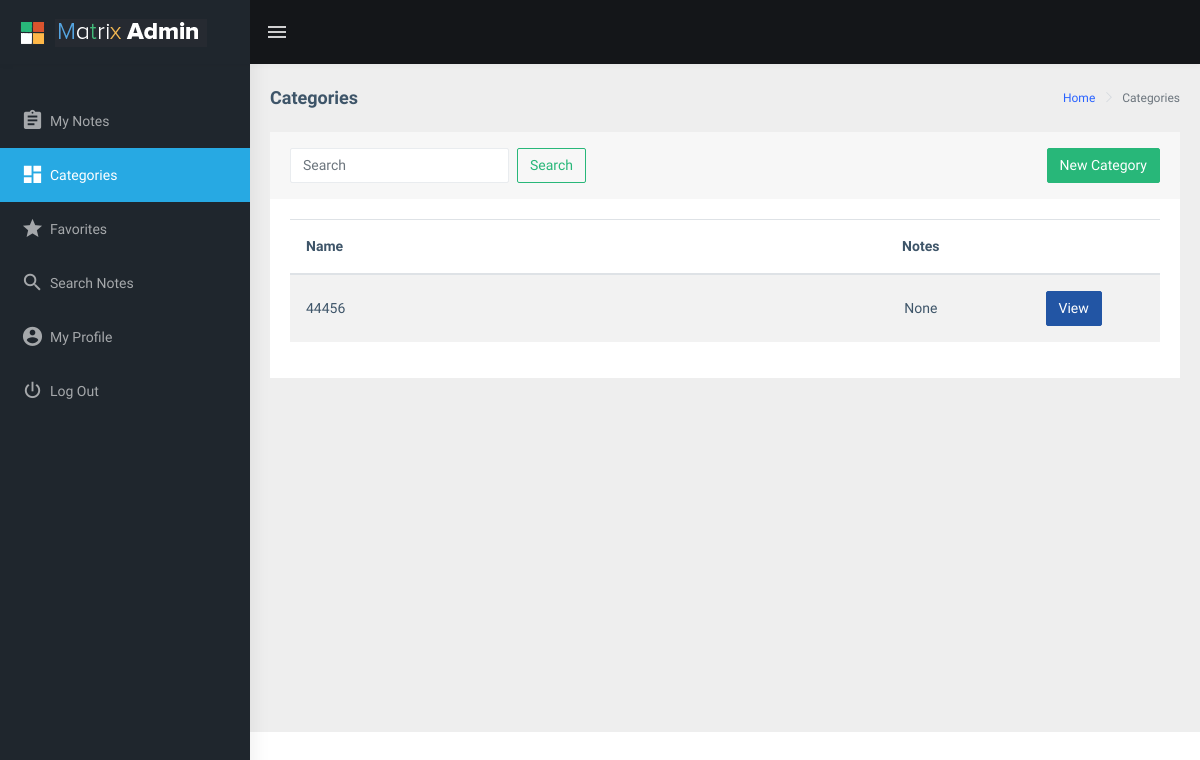
Before: /categories/ (signed in) with the older database file.
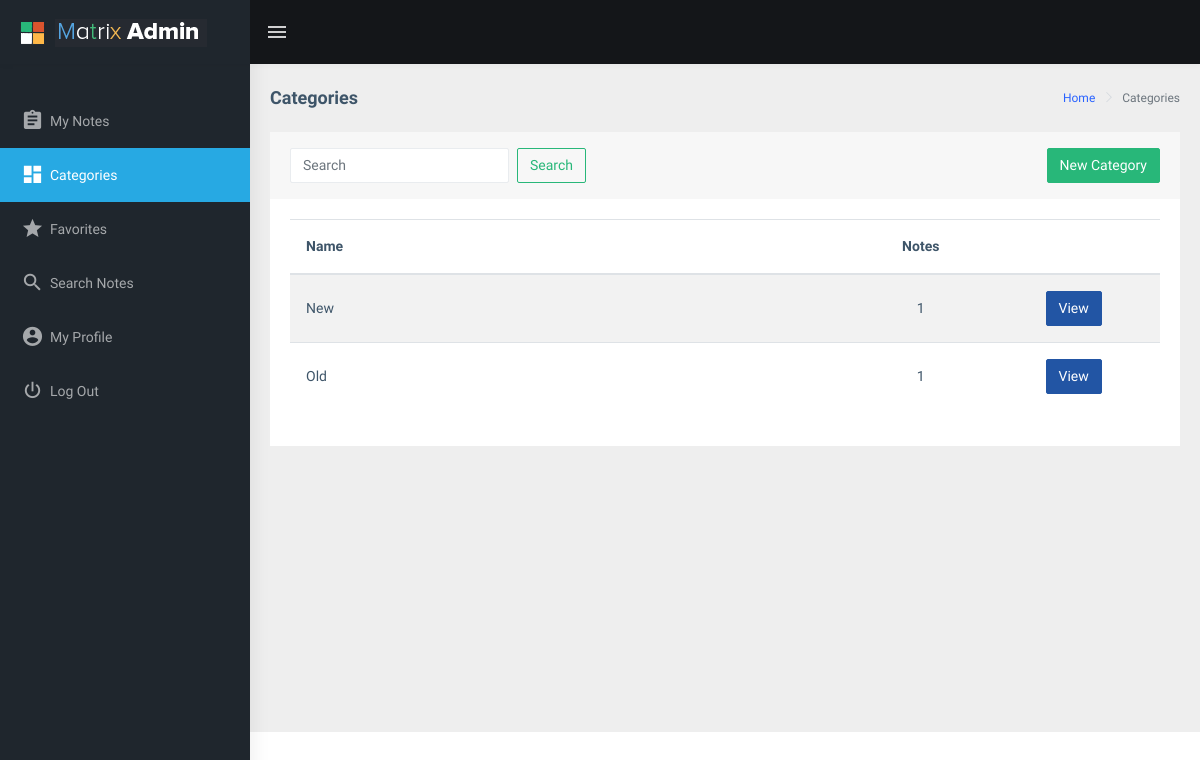
After: the same page with the newer database file.
### main/models.py (models this page shows, shortened)
class Categories(models.Model):
    user = models.ForeignKey(User, on_delete=models.CASCADE)
    name = models.CharField(max_length=30)

### main/views/categories.py (the view)
# urls.py: path('categories/', views.ManageCategories.as_view(), name="Categories"),
class ManageCategories(LoginRequiredMixin, ListView):
    template_name = "main/categories/manage_categories.html"
    paginate_by = 10
    model = Categories
    def get_queryset(self):
        search_text = self.request.GET.get('search_text')
        if search_text and search_text != "":
            object_list = self.model.objects.filter(Q(name__contains=search_text)).order_by('id')
        else:
            object_list = self.model.objects.all().order_by('id')
        categories = []
        for obj in object_list:
            notes_count = Notes.objects.filter(category=obj).count()
            categories.append({"categories": obj, "notes_count": notes_count})
        return categories

### main/templates/main/categories/manage_categories.html
{% extends 'main/base.html' %}
{% load static %}
{% block content %}
<div class="page-wrapper">
    <div class="page-breadcrumb">
        <div class="row">
            <div class="col-12 d-flex no-block align-items-center">
                <h4 class="page-title">Categories</h4>
                <div class="ml-auto text-right">
                    <nav aria-label="breadcrumb">
                        <ol class="breadcrumb">
                            <li class="breadcrumb-item"><a href="{% url 'main:Notes' %}">Home</a></li>
                            <li class="breadcrumb-item active" aria-current="page">Categories</li>
                        </ol>
                    </nav>
                </div>
            </div>
        </div>
    </div>
    <div class="container-fluid">
        <div class="row">
            <div class="col-12">
                <div class="card">
                    <div class="card-header d-flex justify-content-between">
                        <form action="{% url 'main:Categories' %}" method="GET" class="form-inline my-2 my-lg-1">
                            <input class="form-control mr-sm-2" name="search_text" type="search" placeholder="Search">
                            <button class="btn btn-outline-success my-2 my-sm-0" type="submit">Search</button>
                        </form>
                        <div class="form-inline my-2 my-lg-1">
                            <a class="btn btn-success" href="{% url 'main:New_Category' %}">New Category</a>
                        </div>
                    </div>
                    <div class="card-body">
                        <table class="table table-striped">
                            {% if not object_list %}
                                <tbody>
                                    <tr>
                                        <td class="text-center">
                                            <div class="pb-3 pt-4">
                                                <h2>No Categories Found</h2>
                                                <p><small>Add a Category by Clicking the Button "New Category"</small></p>
                                            </div>
                                        </td>
                                    </tr>
                                </tbody>
                            {% else %}
                                <thead>
                                    <tr>
                                        <th class="font-weight-bold" width="60%">Name</th>
                                        <th width="25%" class="font-weight-bold text-center">Notes</th>
                                        <th width="15%"></th>
                                    </tr>
                                </thead>
                                <tbody>
                                    {% for category in object_list %}
                                        <tr>
                                            <td style="vertical-align: middle;">{{ category.categories.name }}</td>
                                            <td style="vertical-align: middle;" class="text-center">{% if category.notes_count == 0 %} None {% else %} {{ category.notes_count }} {% endif %} </td>
                                            <td style="vertical-align: middle;"><a class="btn btn-info text-white" href="{% url 'main:View_Category' id=category.categories.id %}">View</a></td>
                                        </tr>
                                    {% endfor %}
                                </tbody>
                            {% endif %}
                        </table>
                    </div>
                </div>
            </div>
        </div>
    </div>
</div>
{% endblock %}

### main/templates/main/base.html (shortened to what this page needs)
<!DOCTYPE html>
<html dir="ltr" lang="en">
<head>
    {% load static %}
    <link href="{% static 'main/assets/libs/flot/css/float-chart.css' %}" rel="stylesheet">
    <link href="{% static 'main/dist/css/style.min.css' %}" rel="stylesheet">
    <link rel="stylesheet" type="text/css" href="{% static 'main/assets/libs/select2/dist/css/select2.min.css' %}">
    <link rel="stylesheet" type="text/css" href="{% static 'main/assets/libs/jquery-minicolors/jquery.minicolors.css' %}">
    <link rel="stylesheet" type="text/css" href="{% static 'main/assets/libs/bootstrap-datepicker/dist/css/bootstrap-datepicker.min.css' %}">
    <link rel="stylesheet" type="text/css" href="{% static 'main/assets/libs/quill/dist/quill.snow.css' %}">
    <link rel="stylesheet" type="text/css" href="{% static 'main/assets/extra-libs/multicheck/multicheck.css' %}">
    <link href="{% static 'main/assets/libs/datatables.net-bs4/css/dataTables.bootstrap4.css' %}" rel="stylesheet">
    <link href="{% static 'main/dist/css/style.min.css' %}" rel="stylesheet">
</head>
<body>
    <div id="main-wrapper">
        {% include 'main/top_navbar.html' %}
        {% include 'main/left_navbar.html' %}
        {% block content %}
        {% endblock content %}
    </div>
</body>
</html>

### main/templates/main/top_navbar.html (shortened to what this page needs)
{% load static %}
<header class="topbar" data-navbarbg="skin5">
    <nav class="navbar top-navbar navbar-expand-md navbar-dark">
        <div class="navbar-header" data-logobg="skin5">
            <a class="navbar-brand" href="{% url 'main:Notes' %}">
                <b class="logo-icon p-l-10">
                    <img src="{% static 'main/assets/images/logo-icon.png' %}" alt="homepage" class="light-logo" />
                </b>
                <span class="logo-text">
                    <img src=" {% static 'main/assets/images/logo-text.png' %}" alt="homepage" class="light-logo" />
                </span>
            </a>
        </div>
        <div class="navbar-collapse collapse" id="navbarSupportedContent" data-navbarbg="skin5">
            <ul class="navbar-nav float-left mr-auto">
                <li class="nav-item d-none d-md-block"><a class="nav-link sidebartoggler waves-effect waves-light" href="javascript:void(0)" data-sidebartype="mini-sidebar"><i class="mdi mdi-menu font-24"></i></a></li>
            </ul>
        </div>
    </nav>
</header>

### main/templates/main/left_navbar.html
{% load static %}
<aside class="left-sidebar" data-sidebarbg="skin5">
    <div class="scroll-sidebar">
        <nav class="sidebar-nav">
            <ul id="sidebarnav" class="p-t-30">
                <li class="sidebar-item"> <a class="sidebar-link waves-effect waves-dark sidebar-link" href="{% url 'main:Notes' %}" aria-expanded="false"><i class="mdi mdi-clipboard-text"></i><span class="hide-menu">My Notes</span></a></li>
                <li class="sidebar-item"> <a class="sidebar-link waves-effect waves-dark sidebar-link" href="{% url 'main:Categories' %}" aria-expanded="false"><i class="mdi mdi-view-dashboard"></i><span class="hide-menu">Categories</span></a></li>
                <li class="sidebar-item"> <a class="sidebar-link waves-effect waves-dark sidebar-link" href="#" aria-expanded="false"><i class="mdi mdi-star"></i><span class="hide-menu">Favorites</span></a></li>
                <li class="sidebar-item"> <a class="sidebar-link waves-effect waves-dark sidebar-link" href="#" aria-expanded="false"><i class="mdi mdi-magnify"></i><span class="hide-menu">Search Notes</span></a></li>
                <li class="sidebar-item"> <a class="sidebar-link waves-effect waves-dark sidebar-link" href="{% url 'main:Account' %}" aria-expanded="false"><i class="mdi mdi-account-circle"></i><span class="hide-menu">My Profile</span></a></li>
                <li class="sidebar-item"> <a class="sidebar-link waves-effect waves-dark sidebar-link" href="{% url 'main:Logout' %}" aria-expanded="false"><i class="mdi mdi-power"></i><span class="hide-menu">Log Out</span></a></li>
            </ul>
        </nav>
    </div>
</aside>

Changed rows visible on the page:
removed Categories: categories.name "44456", shows "None"
added Categories: categories.name "New", notes_count "1"
added Categories: categories.name "Old", notes_count "1"
